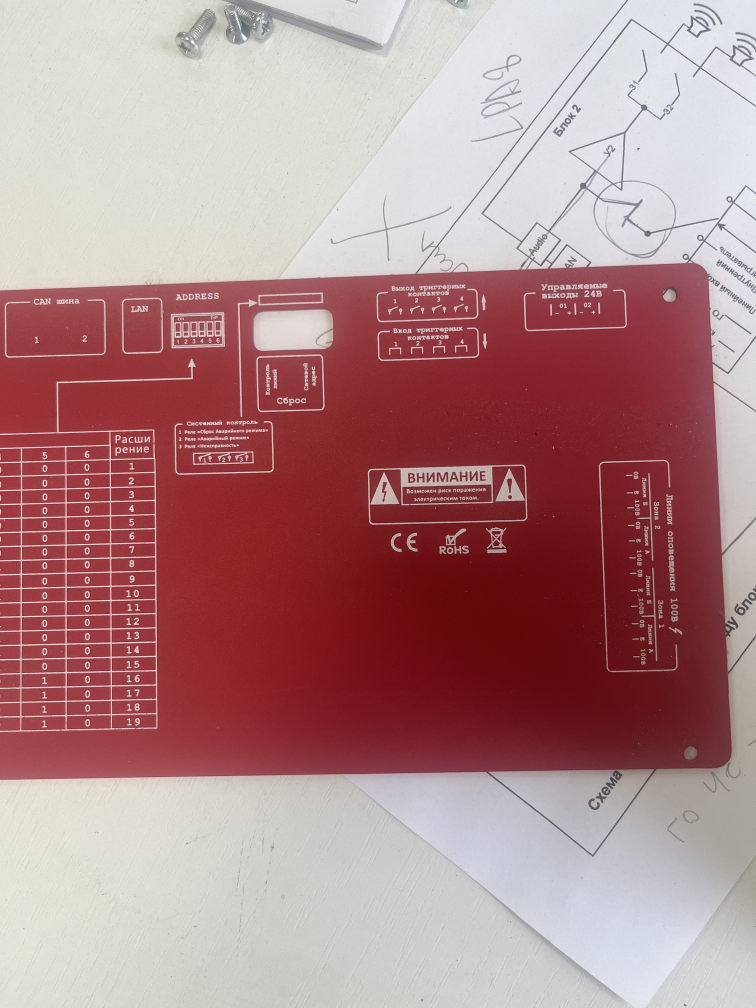
#> input picture parts/3.jpeg, 3024 x 4032 px, given in place of tanya.jpg, which was not available (shown at 1/4 size)
$ python -i script.py   (imports and definitions only)   (older library calls are emulated)
#> lines starting #> are read from the running program, lines starting #| are printed output that depends on the picture; after the words box and inside, x2 and y2 are one past the last pixel; in counts of white or black regions, pixels touching at a corner belong together; pictures that were not available may be replaced by others from this repository, and a replacement may not be noted

import cv2
import numpy as np
import os
import shutil
from fileCounter import testfull
from fileCounter import testkey
from fileCounter import renamer
from fileCounter import renamer_with_counter
import grbl
from matplotlib import pyplot as plt
from grbl import streamCode

focus = 0.25
fixedFocus = False

#text parameters
#text = "Sample Text"
position = (10, 30)
font = cv2.FONT_HERSHEY_SIMPLEX
font_scale = 1.0
color = (0,256,256)
thickness = 2

def updater():

    image_path = 'tanya.jpg'  # замените на свой путь
    image = cv2.imread(image_path)
#> image is the input picture: shape (4032, 3024, 3); mean B, G, R 137.9, 136.2, 176.9

    # Преобразование в оттенки серого
    gray = cv2.cvtColor(image, cv2.COLOR_BGR2GRAY)
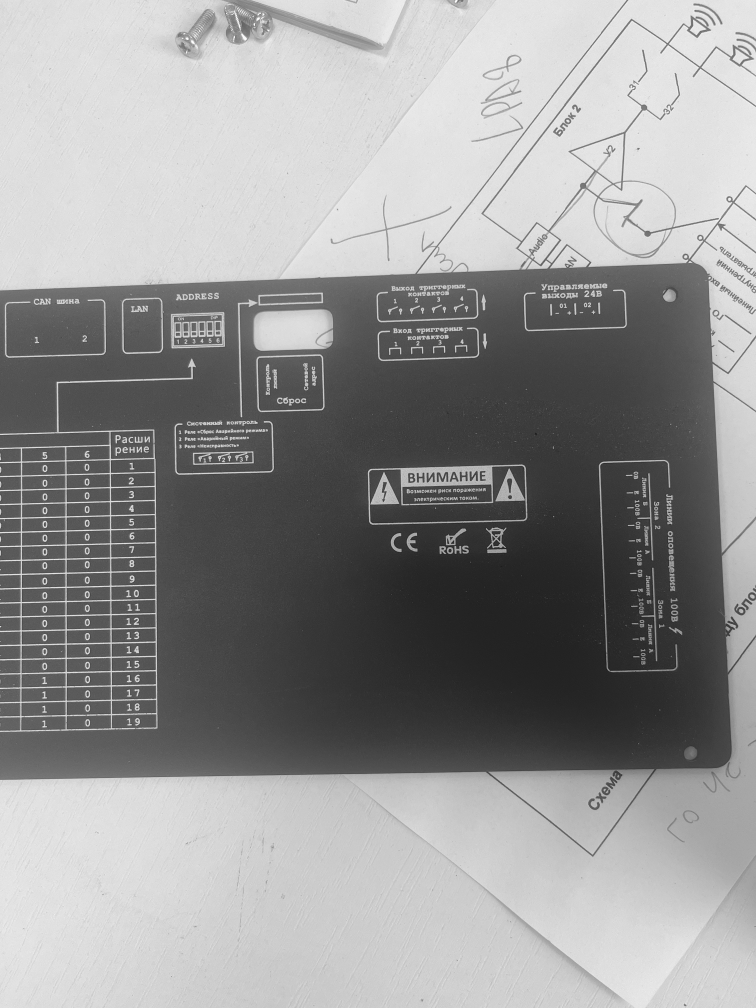
#> gray: shape (4032, 3024) (shown at 1/4 size); min 15, max 255, mean 148.6

    # Удаление теней с помощью деления на структуру
    dilated_img = cv2.dilate(gray, np.ones((7, 7), np.uint8))
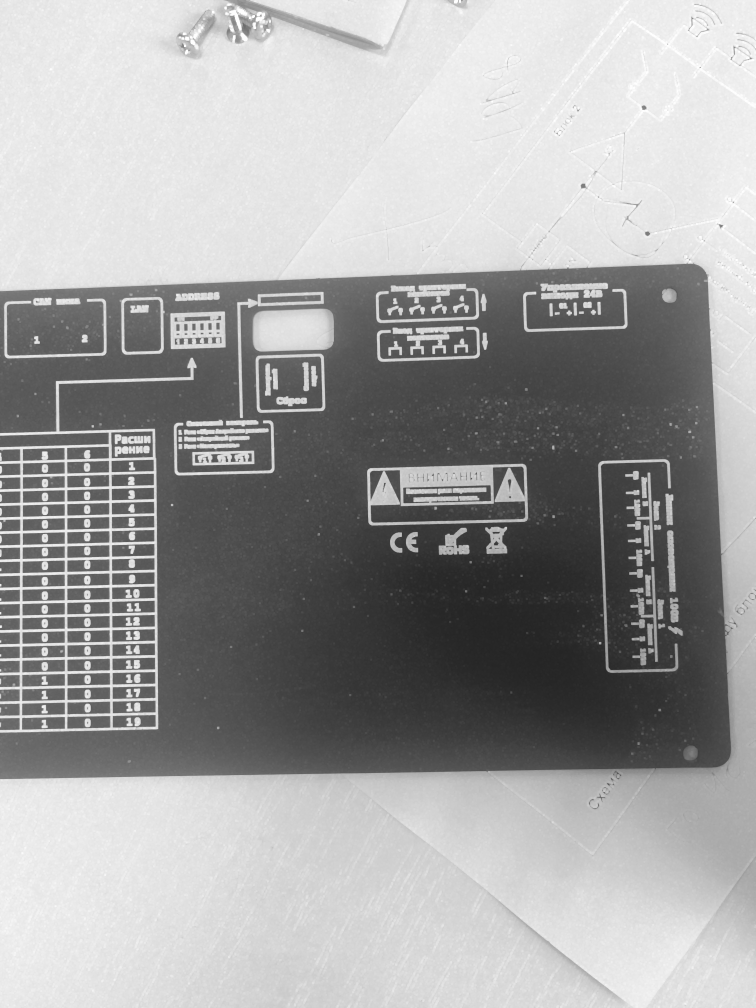
#> dilated_img: shape (4032, 3024) (shown at 1/4 size); min 35, max 255, mean 161.8
    bg_img = cv2.medianBlur(dilated_img, 21)
    diff_img = 255 - cv2.absdiff(gray, bg_img)
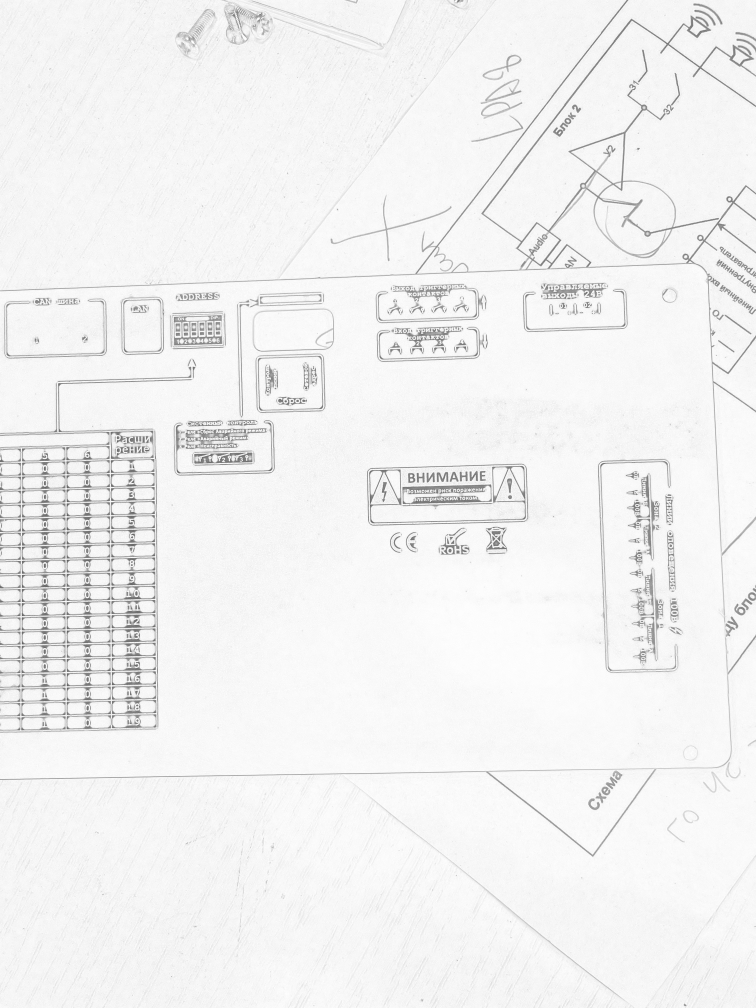
#> diff_img: shape (4032, 3024) (shown at 1/4 size); min 53, max 255, mean 241.8
    norm_img = cv2.normalize(diff_img, None, alpha=0, beta=255, norm_type=cv2.NORM_MINMAX, dtype=cv2.CV_8UC1)

    # Повышение контраста с использованием CLAHE
    clahe = cv2.createCLAHE(clipLimit=0.5, tileGridSize=(8, 8))
    enhanced = clahe.apply(norm_img)
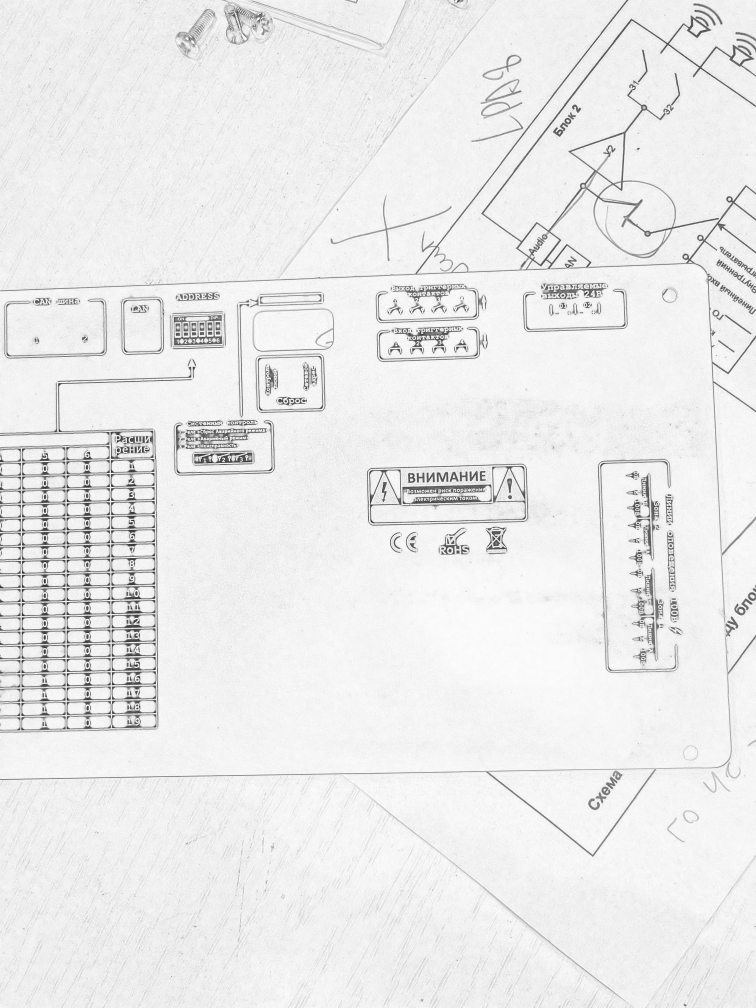
#> enhanced: shape (4032, 3024) (shown at 1/4 size); min 1, max 255, mean 234.9

    # Бинаризация изображения (черно-белое)
    _, binary = cv2.threshold(enhanced, 0, 255, cv2.THRESH_BINARY + cv2.THRESH_OTSU)
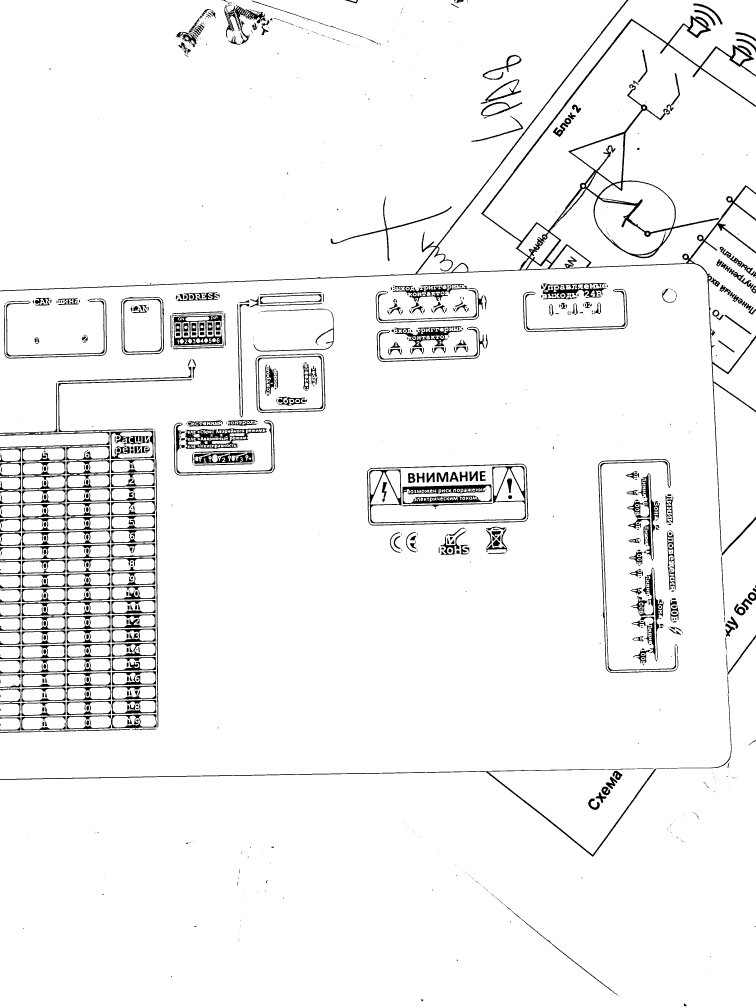
#> binary: shape (4032, 3024) (shown at 1/4 size); 95.5% white; 2006 black regions (1300 under 20 px), largest, box (x1, y1, x2, y2) and area: (0, 0, 3024, 2208) 79931, (0, 2701, 2926, 3427) 14277, (1610, 1937, 1967, 2019) 13039

    # Сохранение результата
    cv2.imwrite('enhanced_text_image.jpg', binary)

    # Отображение результата (опционально)
    cv2.imshow("Original", gray)
    cv2.imshow("Enhanced", binary)
    cv2.waitKey(0)
    cv2.destroyAllWindows()

    #полурабочий код с склейкой двух изображений
# [83 lines left out: functions stitcherella, makePhoto, makePhotoCollection, blurFace, camView, createDirectories, not called in this run]

# [24 lines of commented-out code are left out]

>>> result = updater()

$ run again, on parts/1.jpeg
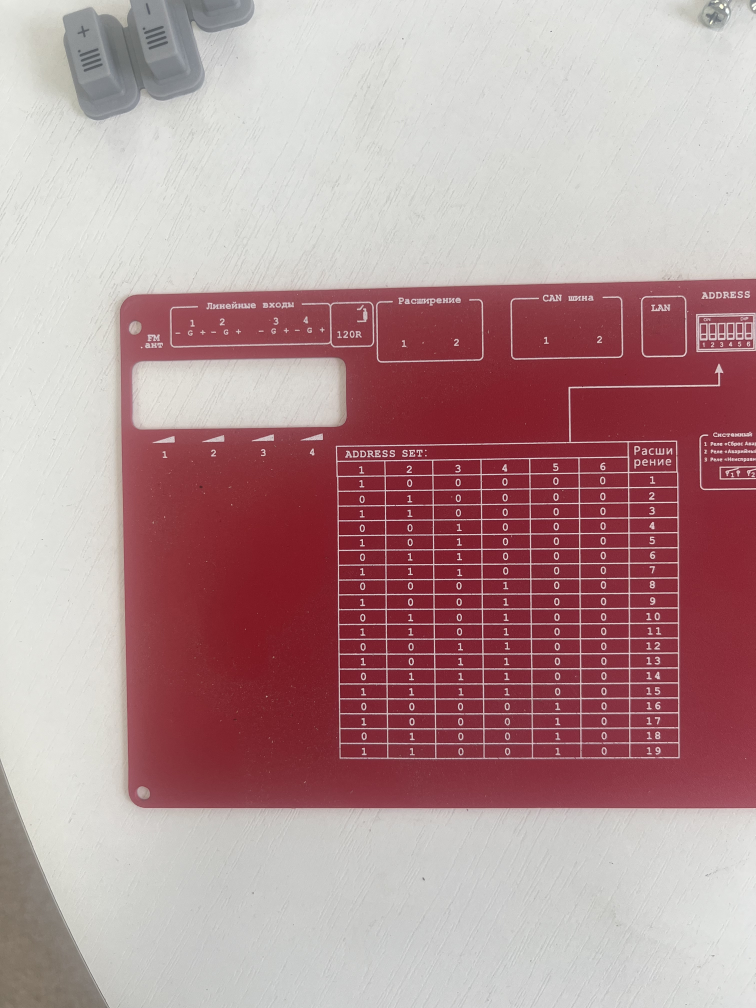
#> input picture parts/1.jpeg, 3024 x 4032 px, given in place of tanya.jpg, which was not available (shown at 1/4 size)
#> in updater, image is the input picture: shape (4032, 3024, 3); mean B, G, R 148.7, 146.6, 180.3
#> in updater, `dilated_img = cv2.dilate(gray, np.ones((7, 7), np.uint8))`:
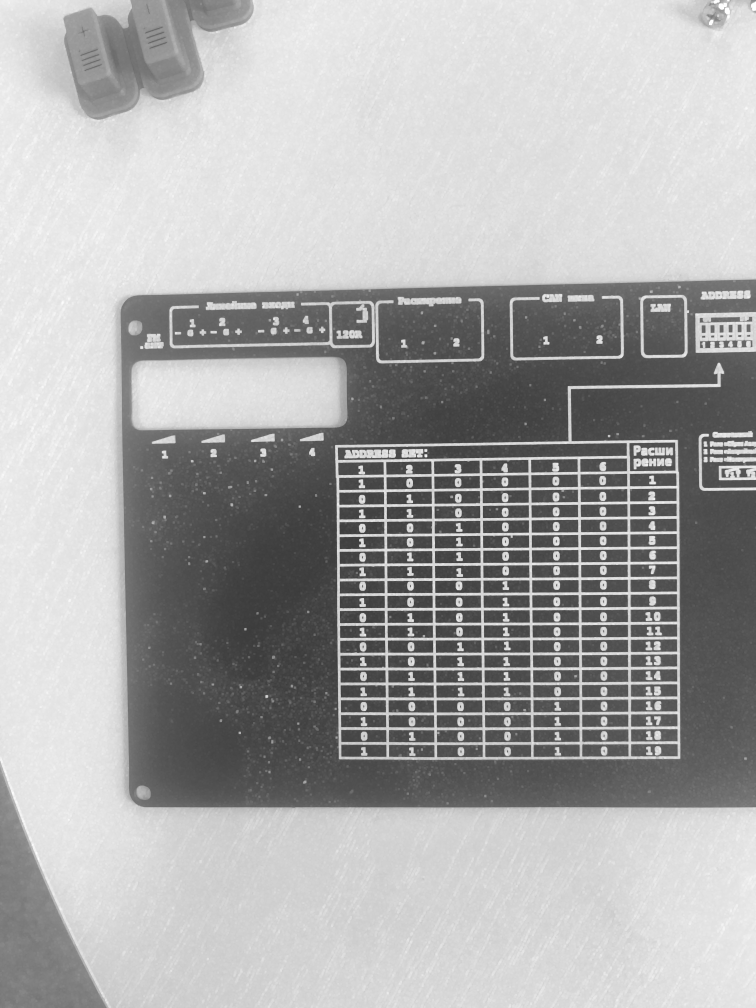
#> dilated_img: shape (4032, 3024) (shown at 1/4 size); min 57, max 255, mean 169.9
#> in updater, `_, binary = cv2.threshold(enhanced, 0, 255, cv2.THRESH_BINARY + cv2.TH..`:
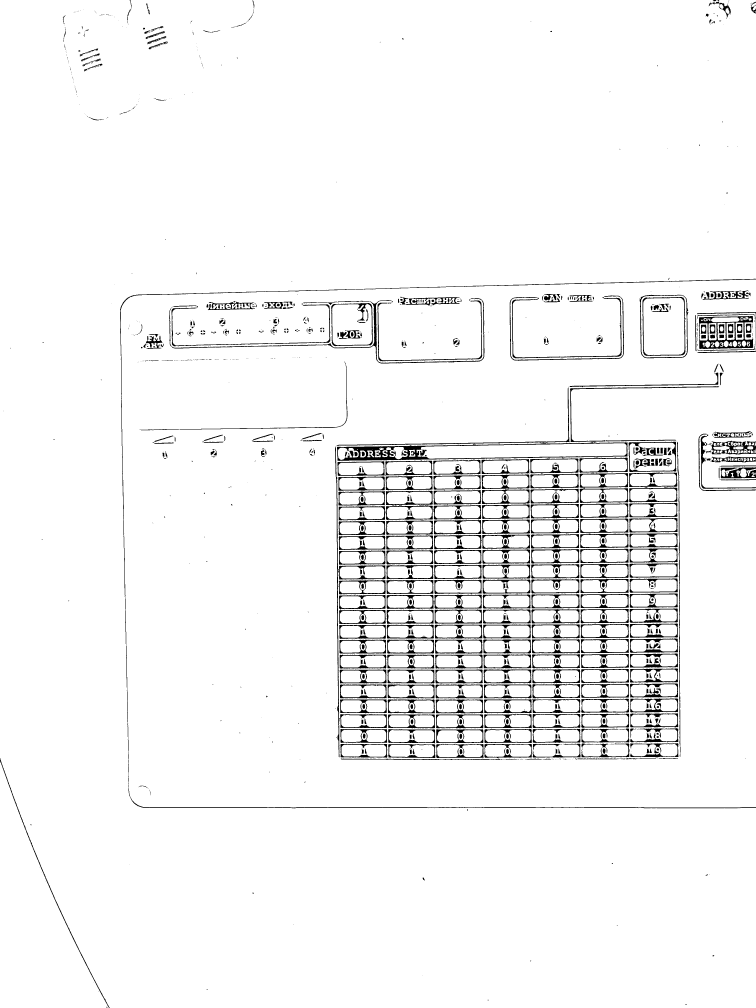
#> binary: shape (4032, 3024) (shown at 1/4 size); 95.8% white; 1802 black regions (1153 under 20 px), largest, box (x1, y1, x2, y2) and area: (480, 1115, 3024, 3234) 17341, (1348, 1769, 2510, 1844) 17069, (2795, 1264, 3013, 1396) 8962

$ run again, on parts/2.jpeg
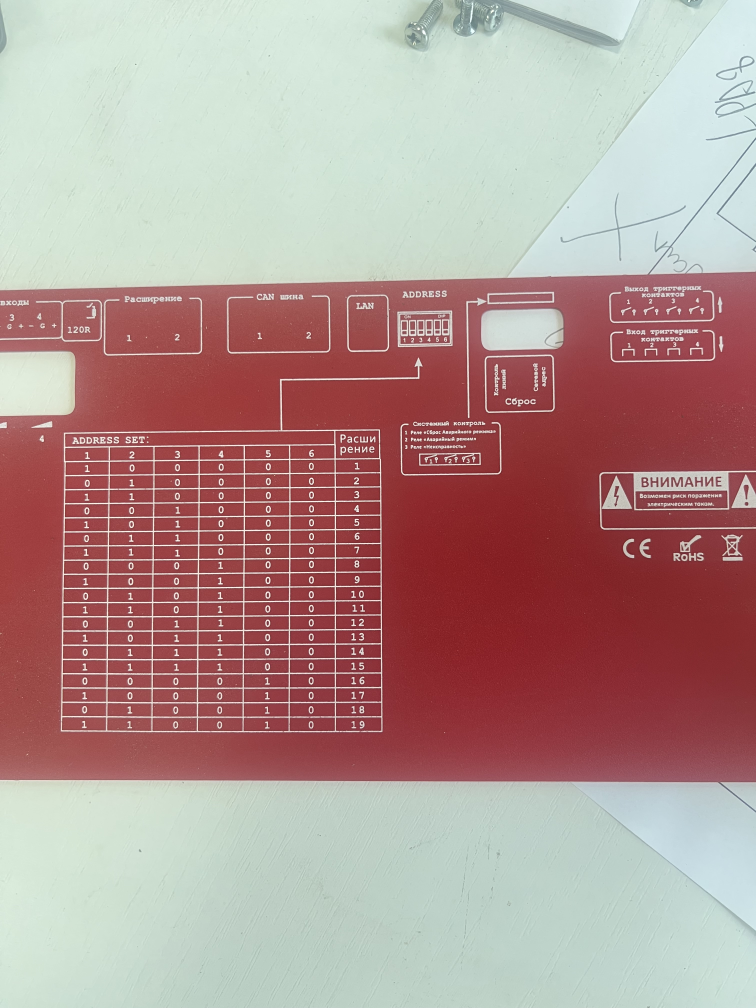
#> input picture parts/2.jpeg, 3024 x 4032 px, given in place of tanya.jpg, which was not available (shown at 1/4 size)
#> in updater, image is the input picture: shape (4032, 3024, 3); mean B, G, R 145.3, 149.2, 178.4
#> in updater, `bg_img = cv2.medianBlur(dilated_img, 21)`:
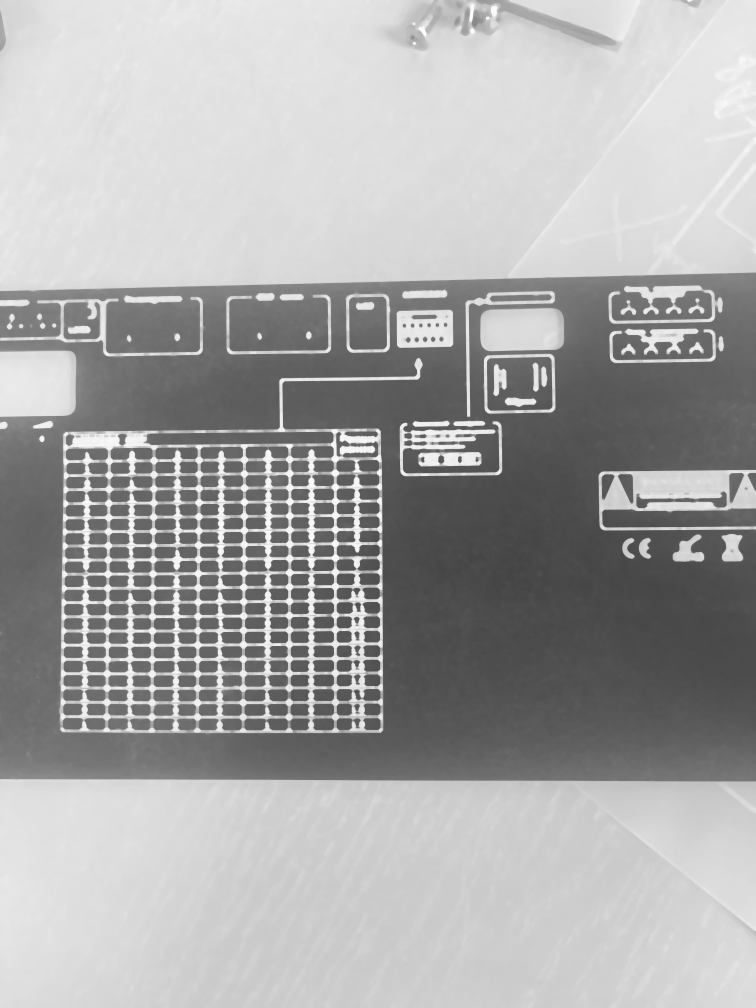
#> bg_img: shape (4032, 3024) (shown at 1/4 size); min 67, max 253, mean 168.2
#> in updater, `_, binary = cv2.threshold(enhanced, 0, 255, cv2.THRESH_BINARY + cv2.TH..`:
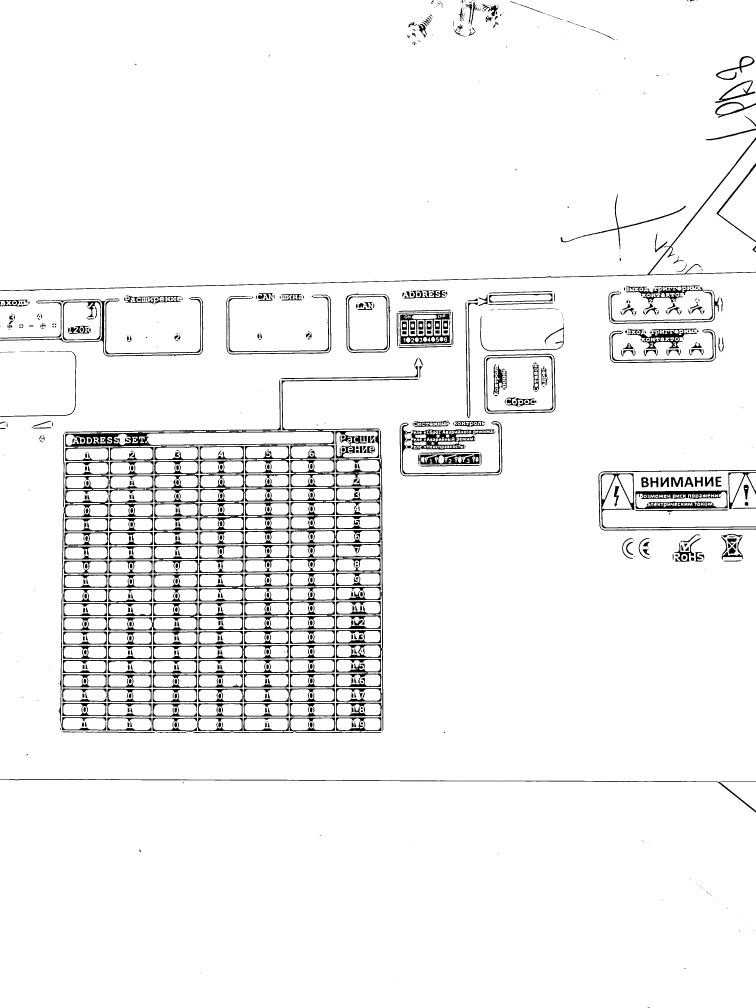
#> binary: shape (4032, 3024) (shown at 1/4 size); 95.1% white; 1611 black regions (862 under 20 px), largest, box (x1, y1, x2, y2) and area: (1340, 1722, 1533, 2923) 25359, (261, 1720, 1337, 1787) 15987, (2541, 1962, 2911, 2038) 13305
